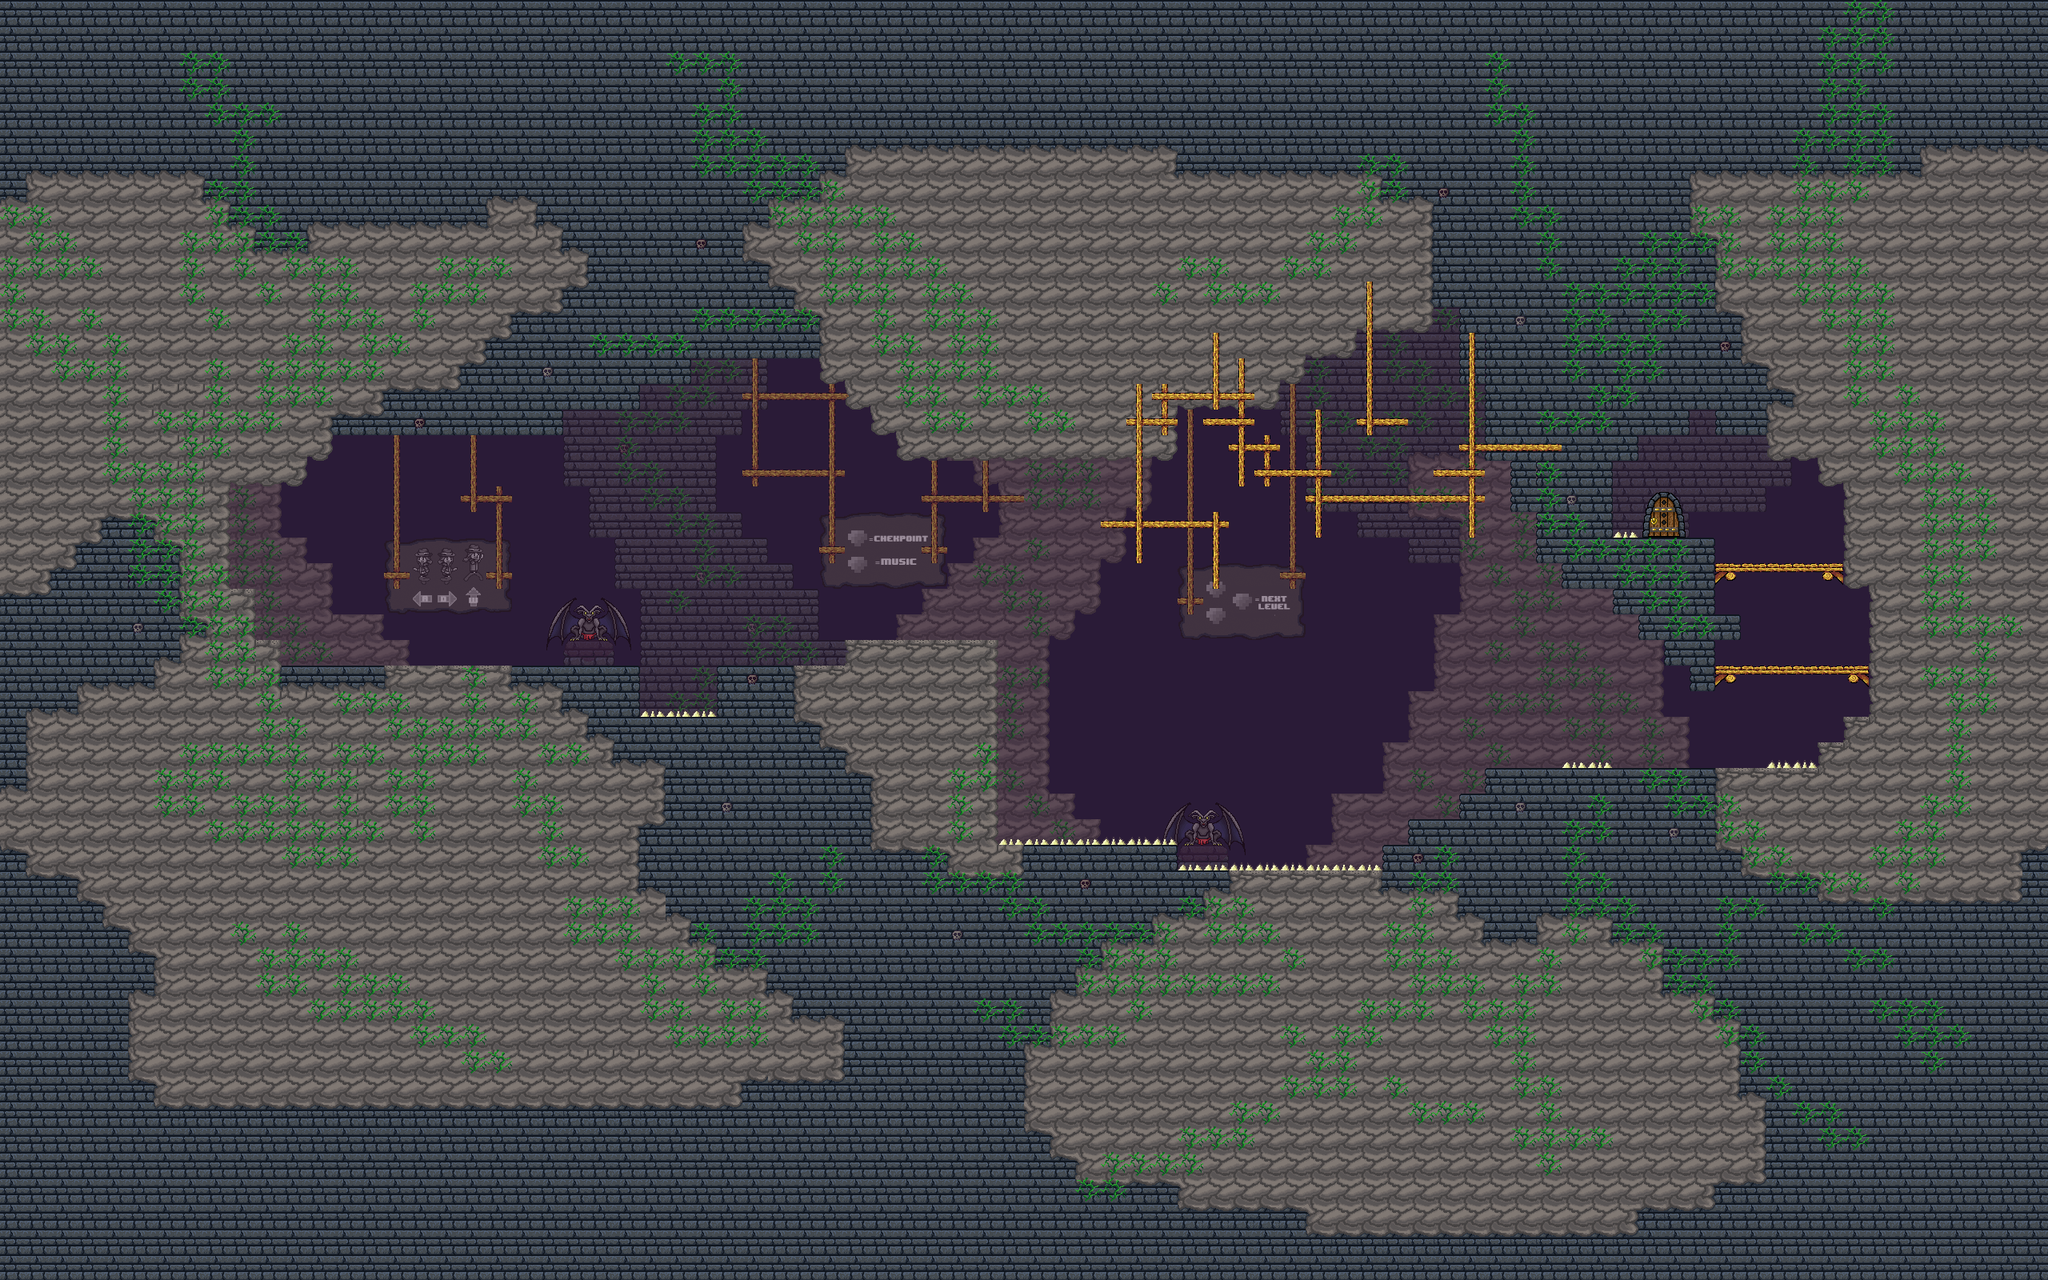

Rendered tile map (Tiled .tmx) drawn with the repository's tilesets; below, a short description and the map source with its tile grids summarised:
An orthogonal 80x50 tile map with 32x32 px tiles, 7 tile layers (colour, background, background2, shadow, ...), 21 tilesets and 152 objects.

<map version="1.0" orientation="orthogonal" renderorder="right-up" width="80" height="50" tilewidth="32" tileheight="32" nextobjectid="317">
 <tileset firstgid="1" name="32" tilewidth="32" tileheight="32" tilecount="1" columns="1">
  <image source="32.png" width="32" height="32" />
 </tileset>
 <tileset firstgid="2" name="caramida " tilewidth="32" tileheight="32" tilecount="8" columns="2">
  <image source="caramida .png" width="64" height="128" />
 </tileset>
 <tileset firstgid="10" name="piatra" tilewidth="32" tileheight="32" tilecount="18" columns="3">
  <image source="piatra.png" width="96" height="192" />
 </tileset>
 <tileset firstgid="28" name="tranzitie" tilewidth="32" tileheight="32" tilecount="57" columns="3">
  <image source="tranzitie.png" width="96" height="608" />
 </tileset>
 <tileset firstgid="85" name="culoare" tilewidth="32" tileheight="32" tilecount="1" columns="1">
  <image source="culoare.png" width="32" height="32" />
 </tileset>
 <tileset firstgid="86" name="gargouille" tilewidth="32" tileheight="32" tilecount="16" columns="4">
  <image source="gargouille.png" width="128" height="128" />
 </tileset>
 <tileset firstgid="102" name="ciuperci" tilewidth="32" tileheight="32" tilecount="6" columns="2">
  <image source="ciuperci.png" width="64" height="96" />
 </tileset>
 <tileset firstgid="108" name="iarba" tilewidth="32" tileheight="32" tilecount="4" columns="2">
  <image source="iarba.png" width="64" height="64" />
 </tileset>
 <tileset firstgid="112" name="liane" tilewidth="32" tileheight="32" tilecount="25" columns="5">
  <image source="liane.png" width="160" height="160" />
 </tileset>
 <tileset firstgid="137" name="muschi" tilewidth="32" tileheight="32" tilecount="6" columns="3">
  <image source="muschi.png" width="96" height="64" />
 </tileset>
 <tileset firstgid="143" name="tufisuri" tilewidth="32" tileheight="32" tilecount="12" columns="3">
  <image source="tufisuri.png" width="96" height="128" />
 </tileset>
 <tileset firstgid="155" name="obiecte" tilewidth="32" tileheight="32" tilecount="9" columns="3">
  <image source="obiecte.png" width="96" height="96" />
 </tileset>
 <tileset firstgid="164" name="platforma caramizi" tilewidth="32" tileheight="32" tilecount="4" columns="2">
  <image source="platforma caramizi.png" width="64" height="64" />
 </tileset>
 <tileset firstgid="168" name="platforma lemn" tilewidth="32" tileheight="32" tilecount="3" columns="3">
  <image source="platforma lemn.png" width="96" height="32" />
 </tileset>
 <tileset firstgid="171" name="SCANDURI" tilewidth="32" tileheight="32" tilecount="4" columns="2">
  <image source="SCANDURI.png" width="64" height="64" />
 </tileset>
 <tileset firstgid="175" name="Untitled-3" tilewidth="32" tileheight="32" tilecount="10" columns="10">
  <image source="Untitled-3.png" width="320" height="32" />
 </tileset>
 <tileset firstgid="185" name="usa -gems" tilewidth="32" tileheight="32" tilecount="4" columns="2">
  <image source="usa -gems.png" width="64" height="64" />
 </tileset>
 <tileset firstgid="189" name="instructions" tilewidth="32" tileheight="32" tilecount="15" columns="5">
  <image source="instructions.png" width="160" height="96" />
 </tileset>
 <tileset firstgid="204" name="instructiuni2" tilewidth="32" tileheight="32" tilecount="15" columns="5">
  <image source="instructiuni2.png" width="160" height="96" />
 </tileset>
 <tileset firstgid="219" name="button press" tilewidth="32" tileheight="32" tilecount="100" columns="10">
  <image source="button press.PNG" width="320" height="320" />
 </tileset>
 <tileset firstgid="319" name="instructiuni3" tilewidth="32" tileheight="32" tilecount="15" columns="5">
  <image source="instructiuni3.PNG" width="160" height="96" />
 </tileset>
 <layer name="colour" width="80" height="50">
  <data>[4000 cells, 4000 non-empty, 2 distinct tile ids]</data>
 </layer>
 <layer name="background" width="80" height="50">
  <data>[4000 cells, 594 non-empty, 78 distinct tile ids]</data>
 </layer>
 <layer name="background2" width="80" height="50">
  <data>[4000 cells, 214 non-empty, 5 distinct tile ids]</data>
 </layer>
 <layer name="shadow" width="80" height="50" opacity="0.5">
  <data>[4000 cells, 4000 non-empty, 1 distinct tile ids]</data>
 </layer>
 <objectgroup name="decoru">
  <object id="2" gid="118" x="484" y="575.333" width="32" height="32" />
  <object id="3" gid="125" x="308.667" y="635.667" width="32" height="32" />
  <object id="5" gid="132" x="764.667" y="544.667" width="32" height="32" />
  <object id="6" gid="121" x="629" y="575" width="32" height="32" />
  <object id="16" gid="112" x="1184" y="605" width="32" height="32" />
  <object id="17" gid="119" x="949" y="479" width="32" height="32" />
  <object id="18" gid="120" x="1266" y="604" width="32" height="32" />
  <object id="20" gid="126" x="1055.12" y="543.125" width="32" height="32" />
  <object id="33" gid="112" x="1814" y="509.333" width="32" height="32" />
  <object id="32" gid="123" x="1561.61" y="540.295" width="32" height="32" />
  <object id="39" gid="119" x="1731.67" y="441.333" width="32" height="32" />
  <object id="40" gid="125" x="1844" y="604.5" width="32" height="32" />
  <object id="41" gid="130" x="1883.91" y="671.242" width="32" height="32" />
  <object id="42" gid="112" x="1997.5" y="795.5" width="32" height="32" />
  <object id="43" gid="122" x="2070" y="861.5" width="32" height="32" />
 </objectgroup>
 <layer name="playground" width="80" height="50">
  <data>[4000 cells, 3284 non-empty, 51 distinct tile ids]</data>
 </layer>
 <layer name="liane" width="80" height="50">
  <data>[4000 cells, 682 non-empty, 7 distinct tile ids]</data>
 </layer>
 <objectgroup name="decoro">
  <object id="7" gid="104" x="293.333" y="750.333" width="32" height="32" />
  <object id="8" gid="140" x="412.667" y="844" width="32" height="32" />
  <object id="9" gid="137" x="644" y="843.333" width="32" height="32" />
  <object id="10" gid="145" x="500" y="835.333" width="32" height="32" />
  <object id="11" gid="149" x="520.667" y="834.667" width="32" height="32" />
  <object id="12" gid="105" x="594.5" y="845.5" width="32" height="32" />
  <object id="13" gid="109" x="760" y="832" width="32" height="32" />
  <object id="22" gid="116" x="1009.5" y="843.5" width="32" height="32" />
  <object id="23" gid="142" x="1196.5" y="817" width="32" height="32" />
  <object id="25" gid="106" x="1080.67" y="814.417" width="32" height="32" />
  <object id="26" gid="110" x="1761.73" y="1023.91" width="32" height="32" />
  <object id="28" gid="150" x="2030.64" y="960.636" width="32" height="32" />
  <object id="29" gid="145" x="2049.82" y="960.545" width="32" height="32" />
  <object id="31" gid="148" x="2081.82" y="960.364" width="32" height="32" />
  <object id="35" gid="121" x="1436.67" y="604.667" width="32" height="32" />
  </objectgroup>
 <layer name="scanduri" width="80" height="50">
  <data>[4000 cells, 0 non-empty, 0 distinct tile ids]</data>
 </layer>
 <objectgroup name="scanduri">
  <!-- 43 objects omitted --></objectgroup>
 <objectgroup name="ground">
  <!-- 50 objects omitted --></objectgroup>
 <objectgroup name="tepi">
  <!-- 6 objects omitted --></objectgroup>
 <objectgroup name="spawn" offsetx="0" offsety="-1">
  <!-- 4 objects omitted --></objectgroup>
 <objectgroup name="moving">
  <properties>
   <property name="direction" value="orizontala" />
  </properties>
  <!-- 2 objects omitted --></objectgroup>
 <objectgroup name="turn">
  <!-- 4 objects omitted --></objectgroup>
 <objectgroup name="coins">
  <!-- 3 objects omitted --></objectgroup>
 <objectgroup name="jumping">
  <!-- 2 objects omitted --></objectgroup>
 <objectgroup name="mapch">
  <!-- 1 objects omitted --></objectgroup>
 <objectgroup name="diss" offsetx="14" offsety="-51.6667" />
 <objectgroup name="spikes" />
 <objectgroup name="button">
  <!-- 2 objects omitted --></objectgroup>
</map>
<!-- 122 of 152 objects omitted -->
